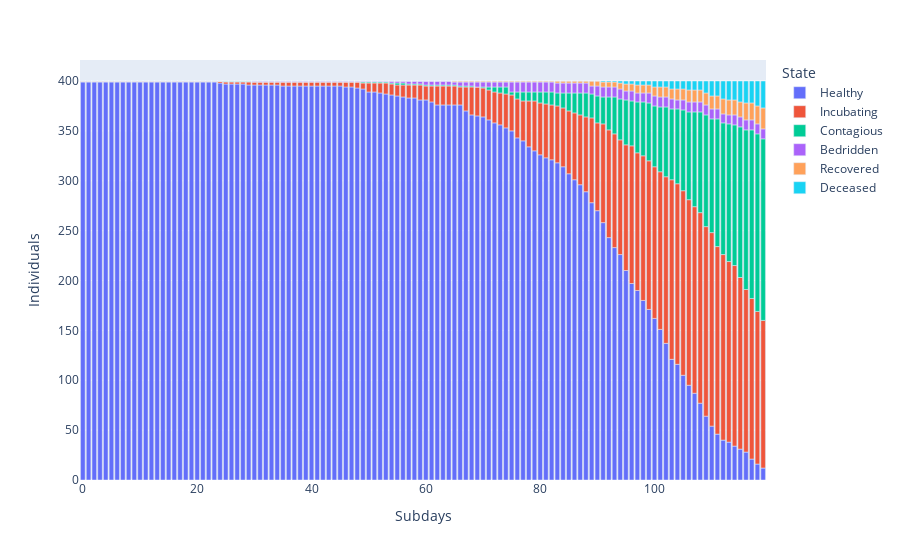

Notebook code cell kept with this figure:
### Code cell
# This code renders the most recent simulation as an interactive chart.
figure = px.bar(MostRecentSimulation, labels={"index":"Subdays", "value":"Individuals", "variable":"State"})
figure.show()

### Figure 1 — Plotly figure (JSON) as saved in the notebook; plotly's stock layout.template omitted (floating-point values rounded to 4 significant figures)
{"data": [{"alignmentgroup": "True", "hovertemplate": "State=Healthy<br>Subdays=%{x}<br>Individuals=%{y}<extra></extra>", "legendgroup": "Healthy", "marker": {"color": "#636efa", "pattern": {"shape": ""}}, "name": "Healthy", "offsetgroup": "Healthy", "orientation": "v", "showlegend": true, "textposition": "auto", "type": "bar", "x": [0, 1, 2, 3, 4, 5, 6, 7, 8, 9, 10, 11, 12, 13, 14, 15, 16, 17, 18, 19, 20, 21, 22, 23, 24, 25, 26, 27, 28, 29, 30, 31, 32, 33, 34, 35, 36, 37, 38, 39, 40, 41, 42, 43, 44, 45, 46, 47, 48, 49, 50, 51, 52, 53, 54, 55, 56, 57, 58, 59, 60, 61, 62, 63, 64, 65, 66, 67, 68, 69, 70, 71, 72, 73, 74, 75, 76, 77, 78, 79, 80, 81, 82, 83, 84, 85, 86, 87, 88, 89, 90, 91, 92, 93, 94, 95, 96, 97, 98, 99, 100, 101, 102, 103, 104, 105, 106, 107, 108, 109, 110, 111, 112, 113, 114, 115, 116, 117, 118, 119], "xaxis": "x", "y": [399, 399, 399, 399, 399, 399, 399, 399, 399, 399, 399, 399, 399, 399, 399, 399, 399, 399, 399, 399, 399, 399, 399, 399, 398, 397, 397, 397, 397, 396, 396, 396, 396, 396, 396, 395, 395, 395, 395, 395, 395, 395, 395, 395, 395, 395, 394, 394, 393, 392, 389, 389, 388, 387, 386, 385, 384, 383, 383, 381, 381, 379, 376, 376, 376, 376, 376, 370, 366, 365, 364, 361, 358, 356, 353, 350, 343, 340, 334, 330, 326, 323, 321, 318, 314, 307, 301, 296, 289, 278, 270, 258, 243, 233, 226, 210, 197, 190, 180, 171, 162, 151, 137, 121, 116, 105, 95, 87, 77, 64, 54, 46, 40, 38, 34, 31, 28, 21, 16, 12], "yaxis": "y"}, {"alignmentgroup": "True", "hovertemplate": "State=Incubating<br>Subdays=%{x}<br>Individuals=%{y}<extra></extra>", "legendgroup": "Incubating", "marker": {"color": "#EF553B", "pattern": {"shape": ""}}, "name": "Incubating", "offsetgroup": "Incubating", "orientation": "v", "showlegend": true, "textposition": "auto", "type": "bar", "x": [0, 1, 2, 3, 4, 5, 6, 7, 8, 9, 10, 11, 12, 13, 14, 15, 16, 17, 18, 19, 20, 21, 22, 23, 24, 25, 26, 27, 28, 29, 30, 31, 32, 33, 34, 35, 36, 37, 38, 39, 40, 41, 42, 43, 44, 45, 46, 47, 48, 49, 50, 51, 52, 53, 54, 55, 56, 57, 58, 59, 60, 61, 62, 63, 64, 65, 66, 67, 68, 69, 70, 71, 72, 73, 74, 75, 76, 77, 78, 79, 80, 81, 82, 83, 84, 85, 86, 87, 88, 89, 90, 91, 92, 93, 94, 95, 96, 97, 98, 99, 100, 101, 102, 103, 104, 105, 106, 107, 108, 109, 110, 111, 112, 113, 114, 115, 116, 117, 118, 119], "xaxis": "x", "y": [1, 1, 1, 1, 1, 1, 1, 1, 1, 1, 1, 1, 1, 1, 1, 1, 1, 1, 1, 1, 1, 1, 1, 1, 2, 2, 2, 2, 2, 3, 3, 3, 3, 3, 3, 4, 4, 4, 4, 4, 4, 4, 4, 4, 4, 4, 5, 5, 6, 6, 9, 9, 10, 11, 11, 11, 12, 13, 13, 15, 14, 16, 19, 19, 19, 19, 18, 24, 28, 29, 29, 30, 31, 32, 34, 36, 39, 40, 46, 50, 52, 54, 55, 57, 59, 63, 67, 70, 75, 85, 88, 99, 108, 114, 115, 126, 138, 138, 145, 149, 152, 158, 167, 180, 181, 185, 186, 187, 191, 190, 194, 188, 186, 181, 181, 172, 163, 161, 153, 148], "yaxis": "y"}, {"alignmentgroup": "True", "hovertemplate": "State=Contagious<br>Subdays=%{x}<br>Individuals=%{y}<extra></extra>", "legendgroup": "Contagious", "marker": {"color": "#00cc96", "pattern": {"shape": ""}}, "name": "Contagious", "offsetgroup": "Contagious", "orientation": "v", "showlegend": true, "textposition": "auto", "type": "bar", "x": [0, 1, 2, 3, 4, 5, 6, 7, 8, 9, 10, 11, 12, 13, 14, 15, 16, 17, 18, 19, 20, 21, 22, 23, 24, 25, 26, 27, 28, 29, 30, 31, 32, 33, 34, 35, 36, 37, 38, 39, 40, 41, 42, 43, 44, 45, 46, 47, 48, 49, 50, 51, 52, 53, 54, 55, 56, 57, 58, 59, 60, 61, 62, 63, 64, 65, 66, 67, 68, 69, 70, 71, 72, 73, 74, 75, 76, 77, 78, 79, 80, 81, 82, 83, 84, 85, 86, 87, 88, 89, 90, 91, 92, 93, 94, 95, 96, 97, 98, 99, 100, 101, 102, 103, 104, 105, 106, 107, 108, 109, 110, 111, 112, 113, 114, 115, 116, 117, 118, 119], "xaxis": "x", "y": [0, 0, 0, 0, 0, 0, 0, 0, 0, 0, 0, 0, 0, 0, 0, 0, 0, 0, 0, 0, 0, 0, 0, 0, 0, 1, 1, 1, 1, 1, 0, 0, 0, 0, 0, 0, 0, 0, 0, 0, 0, 0, 0, 0, 0, 0, 0, 0, 0, 1, 1, 1, 1, 1, 1, 2, 2, 1, 1, 1, 1, 1, 1, 1, 1, 1, 1, 1, 1, 0, 1, 3, 5, 6, 7, 3, 7, 9, 9, 9, 11, 12, 13, 13, 15, 18, 20, 22, 24, 24, 27, 27, 33, 37, 41, 45, 45, 51, 54, 58, 61, 65, 70, 71, 75, 81, 88, 95, 101, 112, 114, 128, 132, 138, 141, 151, 160, 169, 178, 182], "yaxis": "y"}, {"alignmentgroup": "True", "hovertemplate": "State=Bedridden<br>Subdays=%{x}<br>Individuals=%{y}<extra></extra>", "legendgroup": "Bedridden", "marker": {"color": "#ab63fa", "pattern": {"shape": ""}}, "name": "Bedridden", "offsetgroup": "Bedridden", "orientation": "v", "showlegend": true, "textposition": "auto", "type": "bar", "x": [0, 1, 2, 3, 4, 5, 6, 7, 8, 9, 10, 11, 12, 13, 14, 15, 16, 17, 18, 19, 20, 21, 22, 23, 24, 25, 26, 27, 28, 29, 30, 31, 32, 33, 34, 35, 36, 37, 38, 39, 40, 41, 42, 43, 44, 45, 46, 47, 48, 49, 50, 51, 52, 53, 54, 55, 56, 57, 58, 59, 60, 61, 62, 63, 64, 65, 66, 67, 68, 69, 70, 71, 72, 73, 74, 75, 76, 77, 78, 79, 80, 81, 82, 83, 84, 85, 86, 87, 88, 89, 90, 91, 92, 93, 94, 95, 96, 97, 98, 99, 100, 101, 102, 103, 104, 105, 106, 107, 108, 109, 110, 111, 112, 113, 114, 115, 116, 117, 118, 119], "xaxis": "x", "y": [0, 0, 0, 0, 0, 0, 0, 0, 0, 0, 0, 0, 0, 0, 0, 0, 0, 0, 0, 0, 0, 0, 0, 0, 0, 0, 0, 0, 0, 0, 1, 1, 1, 1, 1, 1, 1, 1, 1, 1, 1, 1, 1, 1, 1, 1, 1, 1, 1, 1, 1, 1, 1, 1, 2, 2, 2, 3, 3, 3, 4, 4, 4, 4, 4, 3, 4, 4, 4, 5, 5, 5, 5, 5, 5, 10, 10, 10, 10, 10, 10, 10, 10, 10, 10, 10, 10, 10, 10, 8, 10, 10, 10, 10, 10, 9, 10, 9, 9, 10, 10, 10, 10, 10, 9, 10, 10, 10, 10, 10, 10, 10, 9, 9, 10, 10, 10, 10, 10, 10], "yaxis": "y"}, {"alignmentgroup": "True", "hovertemplate": "State=Recovered<br>Subdays=%{x}<br>Individuals=%{y}<extra></extra>", "legendgroup": "Recovered", "marker": {"color": "#FFA15A", "pattern": {"shape": ""}}, "name": "Recovered", "offsetgroup": "Recovered", "orientation": "v", "showlegend": true, "textposition": "auto", "type": "bar", "x": [0, 1, 2, 3, 4, 5, 6, 7, 8, 9, 10, 11, 12, 13, 14, 15, 16, 17, 18, 19, 20, 21, 22, 23, 24, 25, 26, 27, 28, 29, 30, 31, 32, 33, 34, 35, 36, 37, 38, 39, 40, 41, 42, 43, 44, 45, 46, 47, 48, 49, 50, 51, 52, 53, 54, 55, 56, 57, 58, 59, 60, 61, 62, 63, 64, 65, 66, 67, 68, 69, 70, 71, 72, 73, 74, 75, 76, 77, 78, 79, 80, 81, 82, 83, 84, 85, 86, 87, 88, 89, 90, 91, 92, 93, 94, 95, 96, 97, 98, 99, 100, 101, 102, 103, 104, 105, 106, 107, 108, 109, 110, 111, 112, 113, 114, 115, 116, 117, 118, 119], "xaxis": "x", "y": [0, 0, 0, 0, 0, 0, 0, 0, 0, 0, 0, 0, 0, 0, 0, 0, 0, 0, 0, 0, 0, 0, 0, 0, 0, 0, 0, 0, 0, 0, 0, 0, 0, 0, 0, 0, 0, 0, 0, 0, 0, 0, 0, 0, 0, 0, 0, 0, 0, 0, 0, 0, 0, 0, 0, 0, 0, 0, 0, 0, 0, 0, 0, 0, 0, 1, 1, 1, 1, 1, 1, 1, 1, 1, 1, 1, 1, 1, 1, 1, 1, 1, 1, 2, 2, 2, 2, 2, 2, 5, 5, 5, 5, 5, 6, 7, 7, 8, 8, 8, 9, 10, 10, 10, 11, 11, 12, 12, 12, 12, 13, 13, 15, 15, 15, 15, 17, 17, 18, 21], "yaxis": "y"}, {"alignmentgroup": "True", "hovertemplate": "State=Deceased<br>Subdays=%{x}<br>Individuals=%{y}<extra></extra>", "legendgroup": "Deceased", "marker": {"color": "#19d3f3", "pattern": {"shape": ""}}, "name": "Deceased", "offsetgroup": "Deceased", "orientation": "v", "showlegend": true, "textposition": "auto", "type": "bar", "x": [0, 1, 2, 3, 4, 5, 6, 7, 8, 9, 10, 11, 12, 13, 14, 15, 16, 17, 18, 19, 20, 21, 22, 23, 24, 25, 26, 27, 28, 29, 30, 31, 32, 33, 34, 35, 36, 37, 38, 39, 40, 41, 42, 43, 44, 45, 46, 47, 48, 49, 50, 51, 52, 53, 54, 55, 56, 57, 58, 59, 60, 61, 62, 63, 64, 65, 66, 67, 68, 69, 70, 71, 72, 73, 74, 75, 76, 77, 78, 79, 80, 81, 82, 83, 84, 85, 86, 87, 88, 89, 90, 91, 92, 93, 94, 95, 96, 97, 98, 99, 100, 101, 102, 103, 104, 105, 106, 107, 108, 109, 110, 111, 112, 113, 114, 115, 116, 117, 118, 119], "xaxis": "x", "y": [0, 0, 0, 0, 0, 0, 0, 0, 0, 0, 0, 0, 0, 0, 0, 0, 0, 0, 0, 0, 0, 0, 0, 0, 0, 0, 0, 0, 0, 0, 0, 0, 0, 0, 0, 0, 0, 0, 0, 0, 0, 0, 0, 0, 0, 0, 0, 0, 0, 0, 0, 0, 0, 0, 0, 0, 0, 0, 0, 0, 0, 0, 0, 0, 0, 0, 0, 0, 0, 0, 0, 0, 0, 0, 0, 0, 0, 0, 0, 0, 0, 0, 0, 0, 0, 0, 0, 0, 0, 0, 0, 1, 1, 1, 2, 3, 3, 4, 4, 4, 6, 6, 6, 8, 8, 8, 9, 9, 9, 12, 15, 15, 18, 19, 19, 21, 22, 22, 25, 27], "yaxis": "y"}], "layout": {"barmode": "relative", "legend": {"title": {"text": "State"}, "tracegroupgap": 0}, "margin": {"t": 60}, "xaxis": {"anchor": "y", "domain": [0, 1], "title": {"text": "Subdays"}}, "yaxis": {"anchor": "x", "domain": [0, 1], "title": {"text": "Individuals"}}}}
